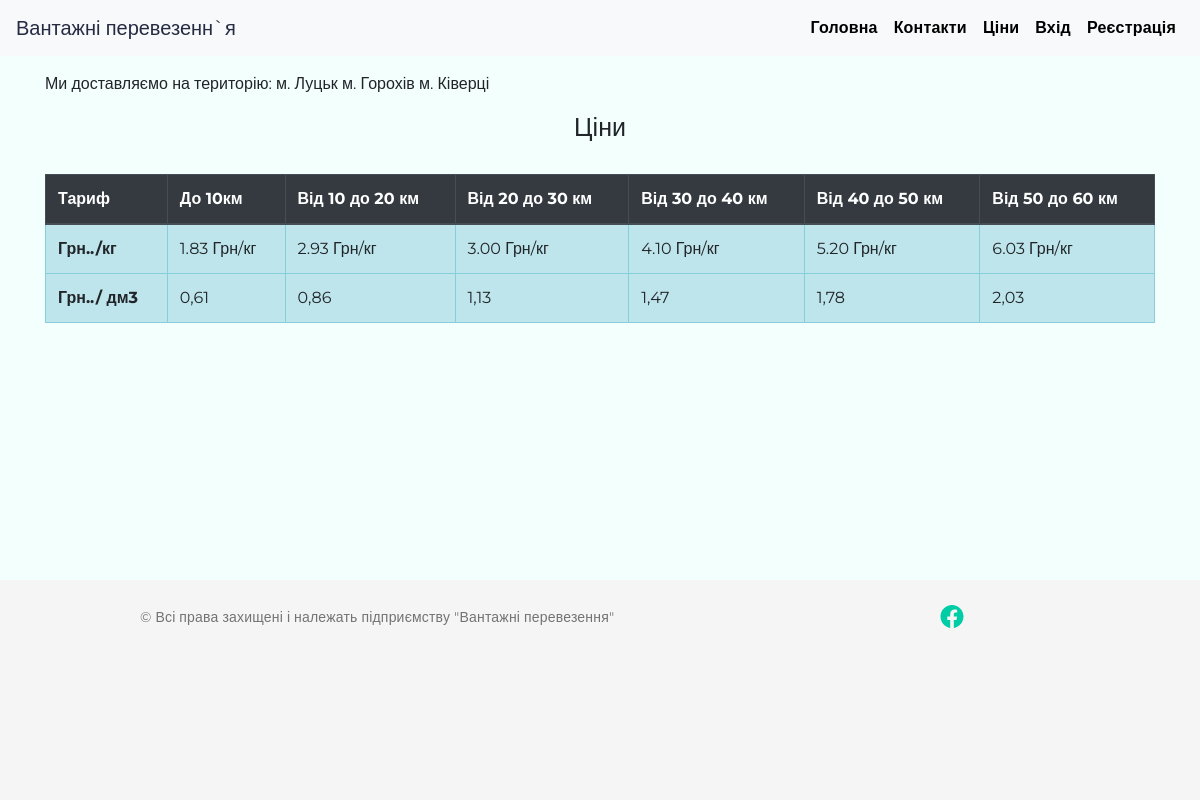
Screenshot of /price with the database file from the repository.
### app.py (models this page shows, shortened)
class Citys(db.Model):
    __tablename__ = "citys"
    id = db.Column(db.Integer, primary_key = True)
    city = db.Column(db.String(255))
    users  = db.relationship("Users",secondary = "orders",overlaps = "citys")

### app.py (the view)
@app.route('/price')
def price():
    city = Citys.query.all()
    return render_template("price.html",city = city)

### templates/price.html (shortened to what this page needs)
{% extends "base.html" %}
{% block body %}
<div class="container-xl">
<p class =  "mt-3">Ми доставляємо на територію: {% for city in city %}
{{city.city}}
{% endfor %}</p>
    <div class="row justify-content-center mt-3">
        <h1 class="">Ціни</h1>
    </div>
    <div class="table-responsive">
        <table class="table table-info table-hover table-bordered mt-4">
            <thead class="thead-dark">
                <tr>
                    <th scope="col">Тариф</th>
                    <th scope="col">До 10км</th>
                    <th scope="col">Від 10 до 20 км</th>
                    <th scope="col">Від 20 до 30 км</th>
                    <th scope="col">Від 30 до 40 км</th>
                    <th scope="col">Від 40 до 50 км</th>
                    <th scope="col">Від 50 до 60 км</th>
            </thead>
            <tbody class="">
                <tr>
                    <th scope="row">Грн../кг</th>
                    <td>1.83 Грн/кг</td>
                    <td> 2.93 Грн/кг</td>
                    <td> 3.00 Грн/кг</td>
                    <td> 4.10 Грн/кг</td>
                    <td>5.20 Грн/кг</td>
                    <td>6.03 Грн/кг</td>
                </tr>
                <tr>
                    <th scope="row">Грн../ дм3</th>
                    <td>0,61</td>
                    <td>0,86</td>
                    <td>1,13 </td>
                    <td>1,47 </td>
                    <td>1,78 </td>
                    <td>2,03 </td>
                </tr>
            </tbody>
        </table>
    </div>
</div>
{% endblock %}

### static/style.css (style rules this page uses)
* { padding: 0; margin: 0; }
html { position: relative; min-height: 100%; }
body { background-color: #F3FFFD; font-family: 'Montserrat', sans-serif; font-size: 16px; min-height: 100%; height: 100%; margin-bottom: 100px; }
@media (max-width:1200px) { body { margin-bottom: 220px; } }
@media (max-width:1200px) { h1 { font-size: 25px; } }

### rows the page displays
Citys: city "м. Луцьк"
Citys: city "м. Горохів"
Citys: city "м. Ківерці"
